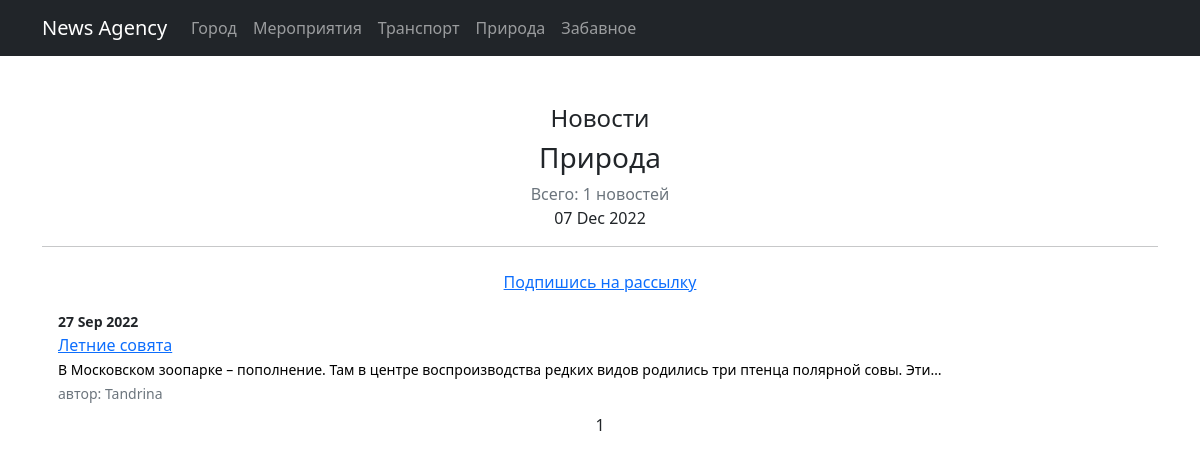
Page /posts/category/3/ on the earlier database version.
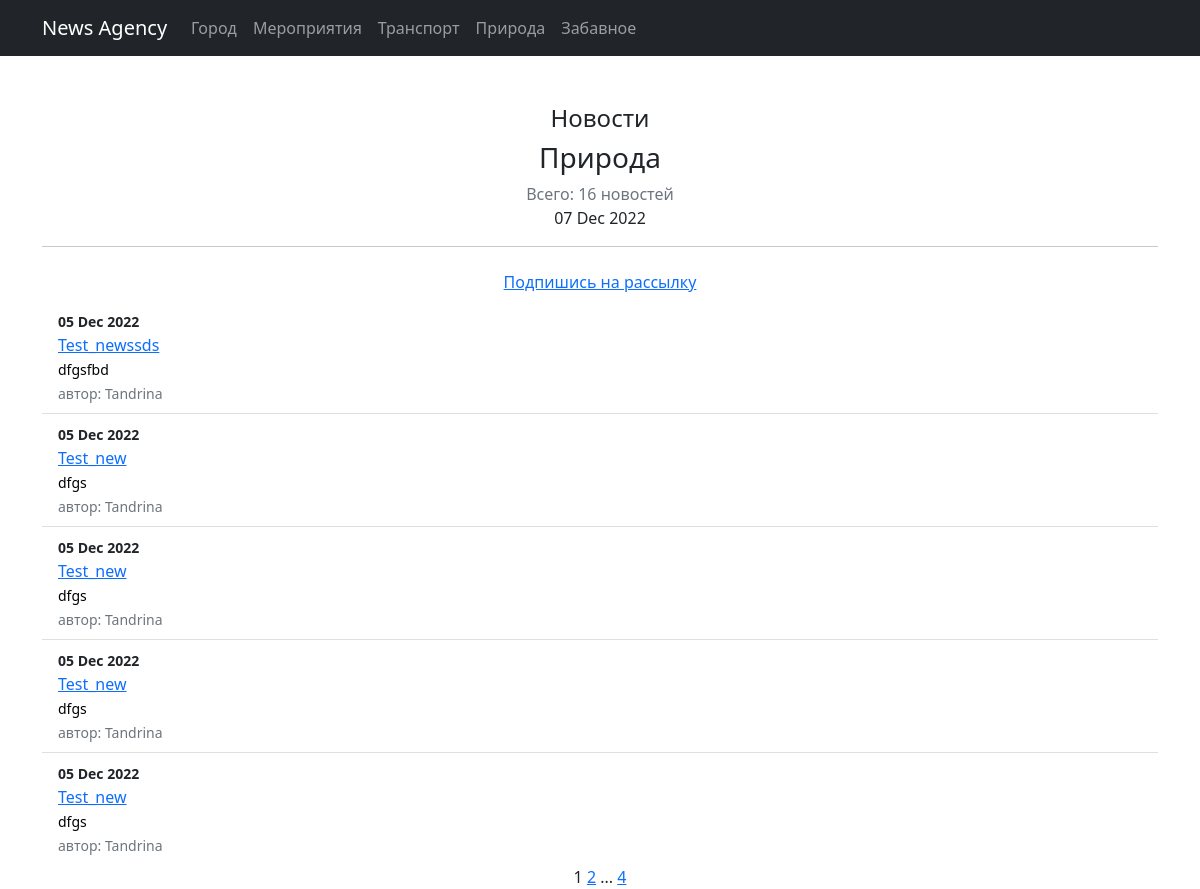
Same page on the later database version.
### posts/models.py (models this page shows, shortened)
class Category(models.Model):
    name = models.CharField(max_length=64, unique=True)
    subscribe = models.ManyToManyField(User, related_name='category')
    class Meta:
        verbose_name = 'категория'
        verbose_name_plural = 'категории'

class Post(models.Model):
    ARTICLE = 'AR'
    NEWS = 'NW'
    CATEGORIES = [
        (ARTICLE, 'статья'),
        (NEWS, 'новость'),
    ]
    articleType = models.CharField(max_length=2, choices=CATEGORIES, default=NEWS, verbose_name='Тип публикации')
    dateAdd = models.DateTimeField(auto_now_add=True, verbose_name='Дата публикации')
    headline = models.CharField(max_length=128, verbose_name='Заголовок')
    text = models.TextField(null=False, verbose_name='Текст статьи')
    picture = models.ImageField(default=0, upload_to='images/')
    rate = models.SmallIntegerField(default=0, verbose_name='рейтинг')
    creator = models.ForeignKey(Author, on_delete=models.CASCADE, verbose_name='Автор')
    postCategory = models.ManyToManyField(Category, through='PostCategory')
    class Meta:
        verbose_name = 'статья'
        verbose_name_plural = 'статьи'

class Author(models.Model):
    authorRate = models.SmallIntegerField(default=0)
    authorUser = models.OneToOneField(User, on_delete=models.CASCADE)
    def __str__(self):
        return f'{self.authorUser}'

### posts/views.py (the view)
# urls.py: path('category/<int:pk>/', CategoryView.as_view(), name='category_list'),
class CategoryView(ListView):
    model = Post  # какую модель используем
    ordering = '-dateAdd'  # по какому полю пойдет сортировка
    template_name = 'category_list.html'  # шаблон для отображения
    context_object_name = 'category_news'  # список объектов, которые будут передаваться в шаблон
    paginate_by = 5
    def get_queryset(self):
        self.postCategory = get_object_or_404(Category, id=self.kwargs['pk'])
        queryset = Post.objects.filter(postCategory=self.postCategory).order_by('-dateAdd')
        return queryset
    def get_context_data(self, **kwargs):
        context = super().get_context_data(**kwargs)
        context['is_not_subscriber'] = self.request.user not in self.postCategory.subscribe.all()
        context['is_subscriber'] = self.request.user in self.postCategory.subscribe.all()
        context['Category'] = self.postCategory
        return context

### posts/templatetags/custom_filters.py (called while the page is built)
@register.filter()
def censor(value):
    words = ['хрень', 'пиздец', 'пипец', 'редис']
    try:
        isinstance(value, str)
    except ValueError:
        return f'Некорректный ввод текста'
    for w in words:
        if w in value.lower():
            value = value.replace(w[1:len(w)], '****')
    return value

### posts/templatetags/custom_tags.py (called while the page is built)
@register.simple_tag
def current_time(format_string='%d %b %Y'):
    return datetime.utcnow().strftime(format_string)

@register.simple_tag(takes_context=True)
def url_replace(context, **kwargs):
    d = context['request'].GET.copy()
    for k, v in kwargs.items():
        d[k] = v
        return d.urlencode()

### templates/category_list.html (shortened to what this page needs)
{% extends 'newsagency/default.html'%}
{% load custom_filters %}
{% load custom_tags %}
{% block content %}
    <h4 class="text-center">Новости</h4>
    <h3 class="text-center">{{Category.name}}</h3>
    <h8 class="text-muted fs-6 fw-normal">Всего: {{ page_obj.paginator.count }} новостей</h8><br>
    <h8 style="text-align: center">{% current_time %}</h8>
<br><hr>
    {% if 'is_not_subscriber' %}
        <button class="btn"><a href="{% url 'subscribe' Category.id %} ">Подпишись на рассылку</a></button>
    {% endif %}
    {% if category_news %}
        <div style="text-align: left;">
        <ul class="list-group list-group-flush">
            {% for post in category_news %}
            <li class="list-group-item">
                <small class="fw-bold">{{ post.dateAdd|date:'d M Y' }}</small><br>
                <a href="{% url 'post_detail' post.id %}">{{ post.headline|censor }}</a><br>
                <small class="text-black">{{ post.text|truncatechars:120|censor }}</small><br>
                <small class="text-muted"> автор: {{ post.creator }}</small><br>
            </li>
        {% endfor %}
        </ul>
        </div>
    {% else %}
        <h2>Пока новостей нет</h2>
    {% endif %}
        {{ page_obj.number }}
        {% if page_obj.has_next %}
            <a href="?{% url_replace page=page_obj.next_page_number %}">{{ page_obj.next_page_number }}</a>
            {% if paginator.num_pages != page_obj.next_page_number %}
                ...
                <a href="?{% url_replace page=page_obj.paginator.num_pages %}">{{ page_obj.paginator.num_pages }}</a>
        {% endif %}
    {% endif %}
{% endblock content %}

### templates/newsagency/default.html (shortened to what this page needs)
<!DOCTYPE html>
<html lang="en">
<head>
    {% load static %}
    <link href={% static 'styles.css' %} rel="stylesheet"/>
</head>
<body>
<nav class="navbar navbar-expand-lg navbar-dark bg-dark static-top">
    <div class="container">
        <a class="navbar-brand" href="#">News Agency</a>
        <div class="collapse navbar-collapse" id="navbarResponsive">
            <ul class="navbar-nav ml-auto">
                <li class="nav-item active">
                    <a class="nav-link" href="http://127.0.0.1:8000/posts/category/1/">Город</a>
                </li>
                <li class="nav-item">
                    <a class="nav-link" href="http://127.0.0.1:8000/posts/category/4/">Мероприятия</a>
                </li>
                    <li class="nav-item">
                    <a class="nav-link" href="http://127.0.0.1:8000/posts/category/2/">Транспорт</a>
                </li>
                <li class="nav-item">
                    <a class="nav-link" href="http://127.0.0.1:8000/posts/category/3/">Природа</a>
                </li>
                    <li class="nav-item">
                    <a class="nav-link" href="http://127.0.0.1:8000/posts/category/5/">Забавное</a>
                </li>
            </ul>
        </div>
    </div>
</nav>
        <div class="container">
            <div class="text-center mt-5">
{% block content %}{% endblock content %}
            </div>
        </div>
</body>
</html>

Differences in the rows shown:
no longer on this page (row unchanged): Post: dateAdd "27 Sep 2022", headline|censor "Летние совята", text|censor "В Московском зоопарке – пополнение. Там в центре воспроизводства редких видов родились три птенца полярной совы. Эти…", creator "Tandrina"
added Post: dateAdd "05 Dec 2022", headline|censor "Test_newssds", text|censor "dfgsfbd", creator "Tandrina"
added Post: dateAdd "05 Dec 2022", headline|censor "Test_new", text|censor "dfgs", creator "Tandrina"
added Post: dateAdd "05 Dec 2022", headline|censor "Test_new", text|censor "dfgs", creator "Tandrina"
added Post: dateAdd "05 Dec 2022", headline|censor "Test_new", text|censor "dfgs", creator "Tandrina"
added Post: dateAdd "05 Dec 2022", headline|censor "Test_new", text|censor "dfgs", creator "Tandrina"
Other differences:
{{ page_obj.paginator.count }}: "1" → "16"
{{ page_obj.next_page_number }}: (not shown) → "2"
{{ page_obj.paginator.num_pages }}: (not shown) → "4"
